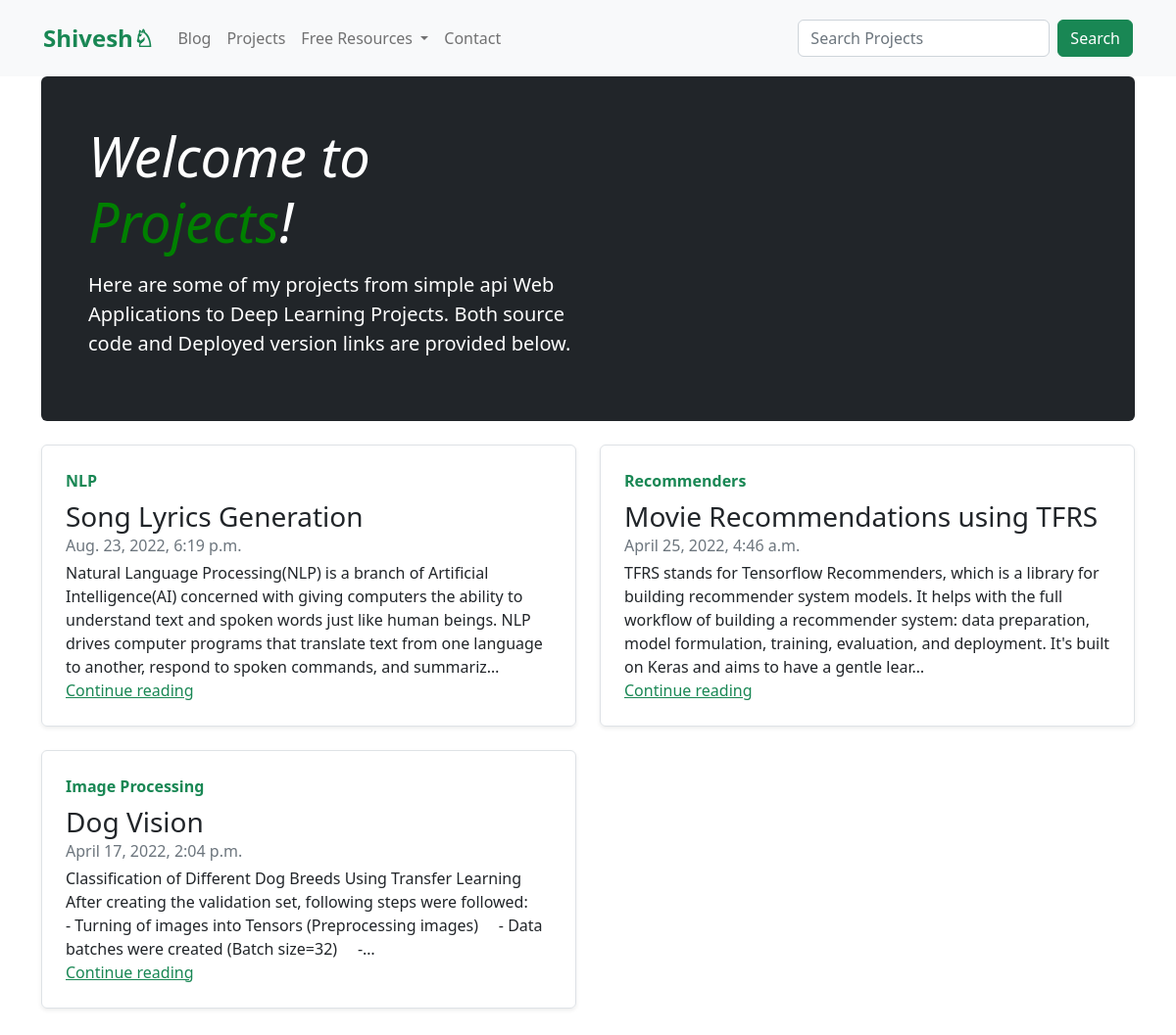
/projects/, run on the app's committed database.
### projects/models.py (models this page shows, shortened)
class Project(models.Model):
    Sno = models.AutoField(primary_key=True)
    Title = models.CharField(max_length=70)
    Tag = models.CharField(max_length=30)
    Body = RichTextField()
    TimeStamp = models.DateTimeField(blank=True)
    Source = models.CharField(max_length=300)
    Deploy = models.CharField(max_length=300)
    Slug = models.CharField(max_length=20)

### projects/views.py (the view)
# urls.py: path('', views.home, name="blogHome"),
def home(request):
    allProj = Project.objects.order_by('-TimeStamp')
    context = {'allProj': allProj}
    return render(request, 'projects/home.html', context)

### projects/templates/projects/home.html (shortened to what this page needs)
{% extends 'projects/layout.html' %}
{% block body %}
<main class="container">
    <div class="p-4 p-md-5 mb-4 rounded text-bg-dark">
      <div class="col-md-6 px-0">
        <h1 class="display-4 fst-italic">Welcome to <span style="color: green">Projects</span>!</h1>
        <p class="lead my-3">Here are some of my projects from simple api Web Applications to Deep Learning Projects. Both source code and Deployed version links are provided below.</p>
      </div>
    </div>
    <div class="row mb-2">
      {% for proj in allProj %}
      <div class="col-md-6">
        <div class="row g-0 border rounded overflow-hidden flex-md-row mb-4 shadow-sm h-md-250 position-relative">
          <div class="col p-4 d-flex flex-column position-static">
            <strong class="d-inline-block mb-2 text-success">{{proj.Tag}}</strong>
            <h3 class="mb-0">{{proj.Title}}</h3>
            <div class="mb-1 text-muted">{{proj.TimeStamp}}</div>
            <p class="card-text mb-auto">{{proj.Body|striptags|safe | truncatechars:300}}</p>
            <a href="project/{{proj.Slug}}" class="stretched-link text-success">Continue reading</a>
          </div>
        </div>
      </div>
      {% endfor %}
    </div>
  </main>
{% endblock body %}

### data on the page
Project: Tag "NLP", Title "Song Lyrics Generation", TimeStamp "Aug. 23, 2022, 6:19 p.m.", Body "Natural Language Processing(NLP) is a branch of Artificial Intelligence(AI) concerned with giving computers the ability to understand text and spoken words just like human beings. NLP drives computer programs that translate text from one language to another, respond to spoken commands, and summariz…"
Project: Tag "Recommenders", Title "Movie Recommendations using TFRS", TimeStamp "April 25, 2022, 4:46 a.m.", Body "TFRS stands for Tensorflow Recommenders, which is a library for building recommender system models. It helps with the full workflow of building a recommender system: data preparation, model formulation, training, evaluation, and deployment. It's built on Keras and aims to have a gentle lear…"
Project: Tag "Image Processing", Title "Dog Vision", TimeStamp "April 17, 2022, 2:04 p.m.", Body "Classification of Different Dog Breeds Using Transfer Learning After creating the validation set, following steps were followed: - Turning of images into Tensors (Preprocessing images) - Data batches were created (Batch size=32) -…"
